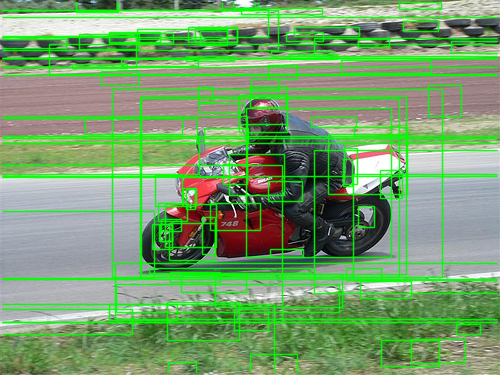
#> input picture Assign_2/image_name.png, 500 x 375 px
$ python hw4.py --image1 ../Assign_2/image_name.png --image2 ../Assign_2/image_name.png
#> lines starting #> are read from the running program, lines starting #| are printed output that depends on the picture; long printed decimals are rounded
import cv2
import numpy as np
import argparse
from mpl_toolkits.mplot3d import Axes3D
from matplotlib import pyplot as plt
from numpy.linalg import matrix_rank

ap = argparse.ArgumentParser()
ap.add_argument("-i","--image1",required = True, type = str, help = "Path to image 1")
ap.add_argument("-j","--image2",required = True, type = str, help = "Path to image 2")

args = vars(ap.parse_args())

image_1 = args["image1"]
image_2 = args["image2"]

MIN_MATCH_COUNT = 10

#TODO: Load Different Image Pairs
img1=cv2.imread(image_1)
#> img1 is the input picture: shape (375, 500, 3); mean B, G, R 108.4, 160.4, 118.7
img2=cv2.imread(image_2)

#Gray images
gray1 = cv2.cvtColor(img1,cv2.COLOR_BGR2GRAY)
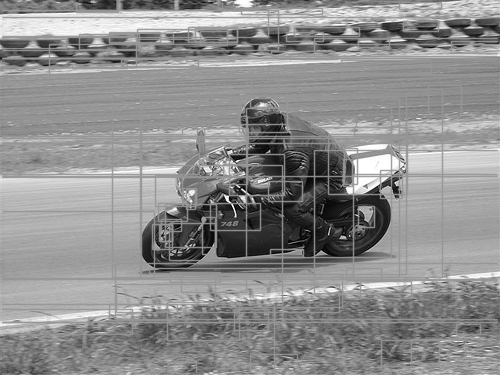
#> gray1: shape (375, 500); min 0, max 255, mean 142
gray2 = cv2.cvtColor(img2,cv2.COLOR_BGR2GRAY)

#TODO: Replace K with given Intrinsic Matrix
K = np.array([[518.86, 0.0, 285.58],
              [0.0, 519.47, 213.74],
              [0.0,   0.0,   1.0]])

###############################
#1----SIFT feature matching---#
###############################

#detect sift features for both images
sift = cv2.xfeatures2d.SIFT_create()
kp1, des1 = sift.detectAndCompute(img1,None)
#> kp1 = 1484 keypoints; strongest (x, y, size): (227, 198, 2.9), (230, 199, 2.4), (243, 198, 3.4), (349, 190, 4.9)
kp2, des2 = sift.detectAndCompute(img2,None)
#> kp2 has the same summary as kp1

print('The features found in image1 : ' + str(des1.shape[0]))
#| The features found in image1 : 1484
print('The features found in image2 are :' + str(des2.shape[0]))
#| The features found in image2 are :1484

x = image_1.split(".")[0]
y = image_2.split(".")[0]

#Drawing keypoints on the images
img4 = cv2.drawKeypoints(gray1,kp1,gray1,flags=cv2.DRAW_MATCHES_FLAGS_DRAW_RICH_KEYPOINTS)
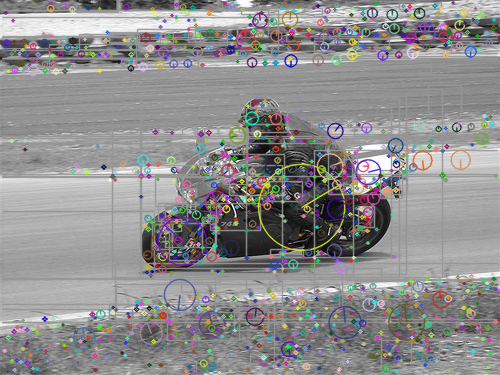
#> img4: shape (375, 500, 3); mean of channels 0, 1, 2 142.3, 141.9, 142.9; drawn as B, G, R
img5 = cv2.drawKeypoints(gray2,kp2,gray2,flags=cv2.DRAW_MATCHES_FLAGS_DRAW_RICH_KEYPOINTS)
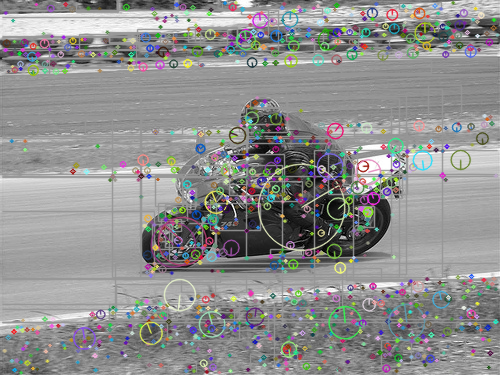
#> img5: shape (375, 500, 3); mean of channels 0, 1, 2 142.8, 143.2, 143; drawn as B, G, R

#Displaying the key point descriptors
cv2.imshow('Image1 with SIFT keypoints',img4)
cv2.imwrite(x+"SIFT keypoints.png",img4)
cv2.waitKey(0)
cv2.imshow('Image2 with SIFT keypoints',img5)
cv2.imwrite(y+"SIFT keypoints.png",img5)
cv2.waitKey(0)

#use flann to perform feature matching
FLANN_INDEX_KDTREE = 0
index_params = dict(algorithm = FLANN_INDEX_KDTREE, trees = 5)
search_params = dict(checks = 50)

flann = cv2.FlannBasedMatcher(index_params, search_params)

matches = flann.knnMatch(des1,des2,k=2)
#> matches = 1484 matches

# store all the good matches as per Lowe's ratio test.
good = []
for m,n in matches:
    if m.distance < 0.7*n.distance:
        good.append(m)
#> after the loop, good = 1484 matches
print("No of matches before RANSAC :"+str(len(good)))
#| No of matches before RANSAC :1484
if len(good)>MIN_MATCH_COUNT:
    p1 = np.float32([ kp1[m.queryIdx].pt for m in good ]).reshape(-1,1,2)
#> p1 = 1484 rows, first 8: [4.19, 350.4], [5.11, 49.48], [5.26, 12.49], [6.16, 42.91], [7.85, 337], [8.04, 71.03], [8.04, 71.03], [11.15, 53.27]
    p2 = np.float32([ kp2[m.trainIdx].pt for m in good ]).reshape(-1,1,2)
#> p2 has the same summary as p1

draw_params = dict(matchColor = (0,255,0), # draw matches in green color
                   singlePointColor = None,
                   flags = 2)

img_siftmatch = cv2.drawMatches(img1,kp1,img2,kp2,good,None,**draw_params)
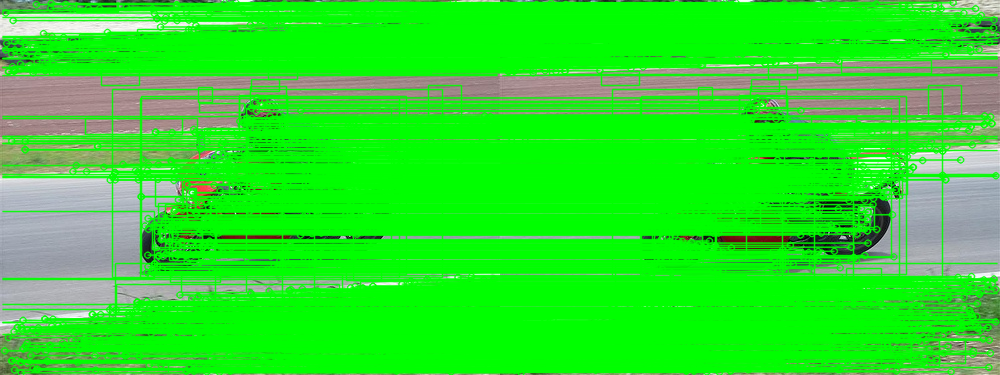
#> img_siftmatch: shape (375, 1000, 3); mean B, G, R 42.1, 224.5, 45.4
cv2.imshow('Matches between ' + image_1 + ' and ' + image_2, img_siftmatch)
cv2.waitKey(0)
#s = x+"Macthes between "+ x +" and "+ y +".png"
#cv2.imwrite(s,img_siftmatch)
#cv2.waitKey(0)
#cv2.imwrite('../results/sift_match.png',img_siftmatch)

#########################
#2----essential matrix--#
#########################
E, mask = cv2.findEssentialMat(p1, p2, K, cv2.RANSAC, 0.999, 1.0);
#> E = [[-7.68e-17, -0.408, -0.408], [0.408, -2.68e-17, -0.408], [0.408, 0.408, 6.94e-18]]; mask = 1484 values from 1 to 1

matchesMask = mask.ravel().tolist()
#> matchesMask = 1484 values from 1 to 1

draw_params = dict(matchColor = (0,255,0), # draw matches in green color
                   singlePointColor = None,
                   matchesMask = matchesMask, # draw only inliers
                   flags = 2)
#> draw_params = 4 items

print("No of matches after RANSAC :"+str(matchesMask.count(1)))
#| No of matches after RANSAC :1484
img_inliermatch = cv2.drawMatches(img1,kp1,img2,kp2,good,None,**draw_params)
cv2.imshow("Inlier matches are",img_inliermatch)
cv2.waitKey(0)
#s = x+"inlier_match between "+ x +" and "+ y +".png"
#cv2.imwrite(s,img_inliermatch)
print("Essential matrix is :")
print(E)
#| [[-7.67989160e-17 -4.08248290e-01 -4.08248290e-01]
#|  [ 4.08248290e-01 -2.68093559e-17 -4.08248290e-01]
#|  [ 4.08248290e-01  4.08248290e-01  6.94061204e-18]]

# Verify the rank is 2
print("Essential Matrix rank is :"+str(matrix_rank(E)))
#| Essential Matrix rank is :2

####################
#3----recoverpose--#
####################

points, R, t, mask = cv2.recoverPose(E, p1, p2)
#> points = 0; R = [[1, 7.22e-16, -6.66e-16], [-8.88e-16, 1, -9.99e-16], [-2.78e-16, 2.78e-16, 1]]; t = [0.577, -0.577, 0.577]; mask = 1484 values from 0 to 0
print("Rotation Matrix is :")
print(R)
#| [[ 1.00000000e+00  7.21644966e-16 -6.66133815e-16]
#|  [-8.88178420e-16  1.00000000e+00 -9.99200722e-16]
#|  [-2.77555756e-16  2.77555756e-16  1.00000000e+00]]
print("Translation Matrix is :")
print(t)
#| [[ 0.5774]
#|  [-0.5774]
#|  [ 0.5774]]
# p1_tmp = np.expand_dims(np.squeeze(p1), 0)
p1_tmp = np.ones([3, p1.shape[0]])
p1_tmp[:2,:] = np.squeeze(p1).T
p2_tmp = np.ones([3, p2.shape[0]])
p2_tmp[:2,:] = np.squeeze(p2).T
#print((np.dot(R, p2_tmp) + t) - p1_tmp)

#######################
#4----triangulation---#
#######################

#calculate projection matrix for both camera
M_r = np.hstack((R, t))
#> M_r = [[1, 7.22e-16, -6.66e-16, 0.577], [-8.88e-16, 1, -9.99e-16, -0.577], [-2.78e-16, 2.78e-16, 1, 0.577]]
M_l = np.hstack((np.eye(3, 3), np.zeros((3, 1))))

P_l = np.dot(K,  M_l)
P_r = np.dot(K,  M_r)
#> P_r = [[518.9, 4.54e-13, 285.6, 464.4], [-5.21e-13, 519.5, 213.7, -176.5], [-2.78e-16, 2.78e-16, 1, 0.577]]

#Camera Matrixes
print("Camrera Matrix for the first camera is :")
print(P_l)
print("Camrera Matrix for the second camera is :")
print(P_r)
#| [[ 5.18860000e+02  4.53697080e-13  2.85580000e+02  4.64443651e+02]
#|  [-5.20706811e-13  5.19470000e+02  2.13740000e+02 -1.76513298e+02]
#|  [-2.77555756e-16  2.77555756e-16  1.00000000e+00  5.77350269e-01]]

# undistort points
p1 = p1[np.asarray(matchesMask)==1,:,:]
p2 = p2[np.asarray(matchesMask)==1,:,:]
p1_un = cv2.undistortPoints(p1,K,None)
#> p1_un = 1484 rows, first 8: [-0.542, 0.263], [-0.541, -0.316], [-0.54, -0.387], [-0.539, -0.329], [-0.535, 0.237], [-0.535, -0.275], [-0.535, -0.275], [-0.529, -0.309]
p2_un = cv2.undistortPoints(p2,K,None)
#> p2_un has the same summary as p1_un
p1_un = np.squeeze(p1_un)
#> p1_un = 1484 pairs, first value -0.542 to 0.407, second value -0.407 to 0.305
p2_un = np.squeeze(p2_un)
#> p2_un has the same summary as p1_un

#triangulate points this requires points in normalized coordinate
point_4d_hom = cv2.triangulatePoints(M_l, M_r, p1_un.T, p2_un.T)
point_3d = point_4d_hom / np.tile(point_4d_hom[-1, :], (4, 1))
point_try = point_3d
point_3d = point_3d[:3, :].T
#> point_3d = 1484 rows, first 8: [5.47e+17, -2.65e+17, -1.01e+18], [-2.17e+15, -1.27e+15, 4.02e+15], [-1.42e+15, -1.02e+15, 2.63e+15], [-1.77e+15, -1.08e+15, 3.29e+15], [1.34e+16, -5.95e+15, -2.51e+16], [-2.25e+15, -1.16e+15, 4.21e+15], [-2.25e+15, -1.16e+15, 4.21e+15], [-1.72e+15, -1.01e+15, 3.25e+15]

points_2d_perspective = np.dot(M_l,point_try)
point_2d = points_2d_perspective/np.tile(points_2d_perspective[-1:],(3,1))
point_2d = point_2d[:2,:].T
#> point_2d has the same summary as p1_un

diff1 = np.linalg.norm(point_2d-p1_un)
#> diff1 = 5.85e-07
diff2 = np.linalg.norm(point_2d-p2_un)
#> diff2 = 5.85e-07
print("Avg euclidean distance or error w.r.t camera 1 :",diff1/point_2d.shape[0])
#| Avg euclidean distance or error w.r.t camera 1 : 3.9397595390051586e-10
#print("Avg euclidean distance or error w.r.t camera 2 :",diff2/point_2d.shape[0])
#############################
#5----output 3D pointcloud--#
#############################
#TODO: Display 3D points
fig = plt.figure()
ax = Axes3D(fig)

ax.scatter(point_3d[:,0],point_3d[:,1],point_3d[:,2])
plt.show()


cv2.waitKey(0)
cv2.destroyAllWindows()
cv2.waitKey(1)
